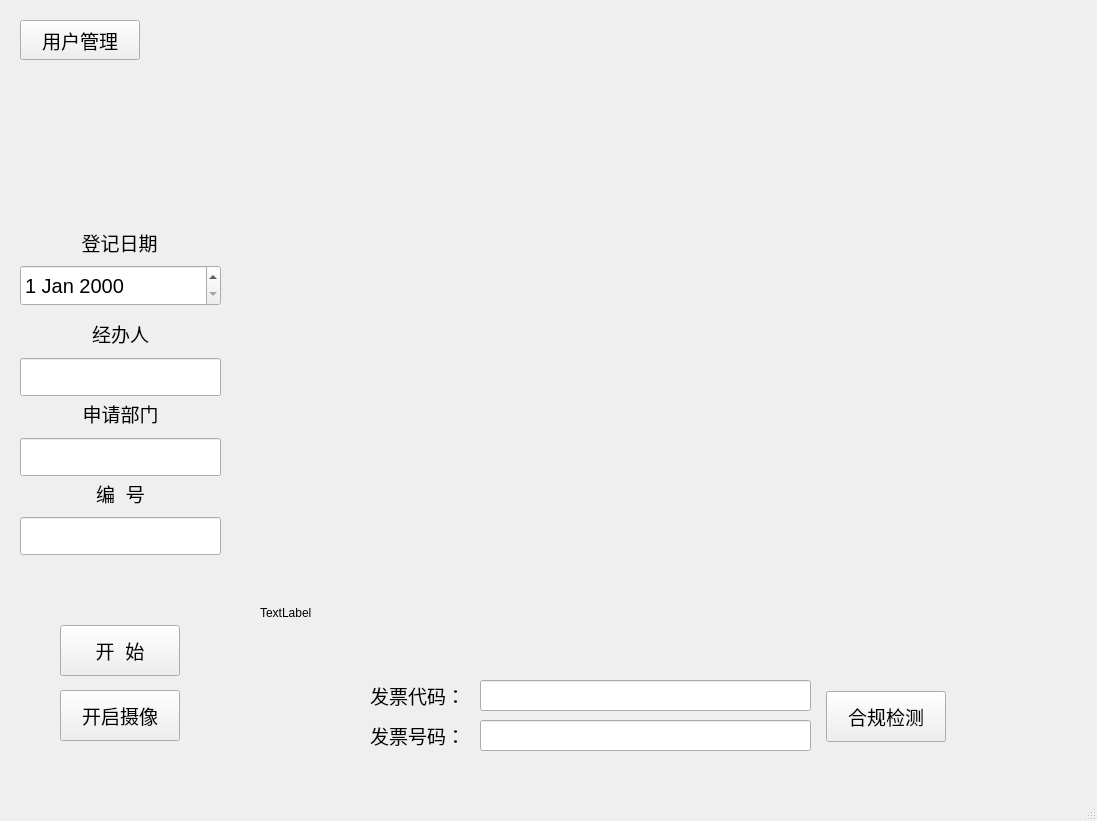
<?xml version="1.0" encoding="UTF-8"?>
<ui version="4.0">
 <class>MainWindow</class>
 <widget class="QMainWindow" name="MainWindow">
  <property name="geometry">
   <rect>
    <x>0</x>
    <y>0</y>
    <width>1097</width>
    <height>821</height>
   </rect>
  </property>
  <property name="windowTitle">
   <string>发票合规管理系统</string>
  </property>
  <property name="windowIcon">
   <iconset resource="icon.qrc">
    <normaloff>:/image/icon.png</normaloff>:/image/icon.png</iconset>
  </property>
  <widget class="QWidget" name="centralwidget">
   <widget class="QPushButton" name="Button_manage">
    <property name="geometry">
     <rect>
      <x>20</x>
      <y>20</y>
      <width>120</width>
      <height>40</height>
     </rect>
    </property>
    <property name="font">
     <font>
      <pointsize>14</pointsize>
     </font>
    </property>
    <property name="text">
     <string>用户管理</string>
    </property>
   </widget>
   <widget class="QLabel" name="label_image">
    <property name="geometry">
     <rect>
      <x>260</x>
      <y>20</y>
      <width>800</width>
      <height>600</height>
     </rect>
    </property>
    <property name="font">
     <font>
      <pointsize>20</pointsize>
      <weight>75</weight>
      <bold>true</bold>
     </font>
    </property>
    <property name="autoFillBackground">
     <bool>true</bool>
    </property>
    <property name="text">
     <string/>
    </property>
    <property name="alignment">
     <set>Qt::AlignBottom|Qt::AlignLeading|Qt::AlignLeft</set>
    </property>
   </widget>
   <widget class="QWidget" name="verticalLayoutWidget">
    <property name="geometry">
     <rect>
      <x>20</x>
      <y>395</y>
      <width>201</width>
      <height>81</height>
     </rect>
    </property>
    <property name="font">
     <font>
      <pointsize>14</pointsize>
     </font>
    </property>
    <layout class="QVBoxLayout" name="verticalLayout">
     <item>
      <widget class="QLabel" name="label_department">
       <property name="font">
        <font>
         <pointsize>14</pointsize>
        </font>
       </property>
       <property name="text">
        <string>申请部门</string>
       </property>
       <property name="alignment">
        <set>Qt::AlignCenter</set>
       </property>
      </widget>
     </item>
     <item>
      <widget class="QLineEdit" name="lineEdit_department">
       <property name="minimumSize">
        <size>
         <width>0</width>
         <height>38</height>
        </size>
       </property>
       <property name="font">
        <font>
         <pointsize>14</pointsize>
        </font>
       </property>
      </widget>
     </item>
    </layout>
   </widget>
   <widget class="QPushButton" name="Button_start">
    <property name="geometry">
     <rect>
      <x>60</x>
      <y>625</y>
      <width>120</width>
      <height>51</height>
     </rect>
    </property>
    <property name="font">
     <font>
      <pointsize>14</pointsize>
     </font>
    </property>
    <property name="text">
     <string>开  始</string>
    </property>
   </widget>
   <widget class="QLabel" name="label_invoicecode">
    <property name="geometry">
     <rect>
      <x>370</x>
      <y>680</y>
      <width>101</width>
      <height>31</height>
     </rect>
    </property>
    <property name="font">
     <font>
      <pointsize>14</pointsize>
     </font>
    </property>
    <property name="text">
     <string>发票代码：</string>
    </property>
   </widget>
   <widget class="QLabel" name="label_invoiceno">
    <property name="geometry">
     <rect>
      <x>370</x>
      <y>720</y>
      <width>101</width>
      <height>31</height>
     </rect>
    </property>
    <property name="font">
     <font>
      <pointsize>14</pointsize>
     </font>
    </property>
    <property name="text">
     <string>发票号码：</string>
    </property>
   </widget>
   <widget class="QWidget" name="verticalLayoutWidget_2">
    <property name="geometry">
     <rect>
      <x>20</x>
      <y>475</y>
      <width>201</width>
      <height>80</height>
     </rect>
    </property>
    <property name="font">
     <font>
      <pointsize>14</pointsize>
     </font>
    </property>
    <layout class="QVBoxLayout" name="verticalLayout_2">
     <item>
      <widget class="QLabel" name="label_serialnumber">
       <property name="font">
        <font>
         <pointsize>14</pointsize>
        </font>
       </property>
       <property name="text">
        <string>编  号</string>
       </property>
       <property name="alignment">
        <set>Qt::AlignCenter</set>
       </property>
      </widget>
     </item>
     <item>
      <widget class="QLineEdit" name="lineEdit_serialnumber">
       <property name="minimumSize">
        <size>
         <width>0</width>
         <height>38</height>
        </size>
       </property>
       <property name="font">
        <font>
         <pointsize>14</pointsize>
        </font>
       </property>
      </widget>
     </item>
    </layout>
   </widget>
   <widget class="QWidget" name="verticalLayoutWidget_3">
    <property name="geometry">
     <rect>
      <x>20</x>
      <y>315</y>
      <width>201</width>
      <height>81</height>
     </rect>
    </property>
    <layout class="QVBoxLayout" name="verticalLayout_3">
     <item>
      <widget class="QLabel" name="label_username">
       <property name="font">
        <font>
         <pointsize>14</pointsize>
        </font>
       </property>
       <property name="text">
        <string>经办人</string>
       </property>
       <property name="alignment">
        <set>Qt::AlignCenter</set>
       </property>
      </widget>
     </item>
     <item>
      <widget class="QLineEdit" name="lineEdit_manage">
       <property name="minimumSize">
        <size>
         <width>0</width>
         <height>38</height>
        </size>
       </property>
       <property name="font">
        <font>
         <pointsize>14</pointsize>
        </font>
       </property>
      </widget>
     </item>
    </layout>
   </widget>
   <widget class="QDateEdit" name="dateEdit">
    <property name="geometry">
     <rect>
      <x>20</x>
      <y>265</y>
      <width>201</width>
      <height>41</height>
     </rect>
    </property>
    <property name="font">
     <font>
      <pointsize>15</pointsize>
     </font>
    </property>
    <property name="calendarPopup">
     <bool>false</bool>
    </property>
   </widget>
   <widget class="QLabel" name="label_date">
    <property name="geometry">
     <rect>
      <x>20</x>
      <y>225</y>
      <width>199</width>
      <height>34</height>
     </rect>
    </property>
    <property name="font">
     <font>
      <pointsize>14</pointsize>
     </font>
    </property>
    <property name="text">
     <string>登记日期</string>
    </property>
    <property name="alignment">
     <set>Qt::AlignCenter</set>
    </property>
   </widget>
   <widget class="QLineEdit" name="lineEdit_coderesult">
    <property name="geometry">
     <rect>
      <x>480</x>
      <y>680</y>
      <width>331</width>
      <height>31</height>
     </rect>
    </property>
    <property name="font">
     <font>
      <pointsize>14</pointsize>
     </font>
    </property>
   </widget>
   <widget class="QLineEdit" name="lineEdit_noresult">
    <property name="geometry">
     <rect>
      <x>480</x>
      <y>720</y>
      <width>331</width>
      <height>31</height>
     </rect>
    </property>
    <property name="font">
     <font>
      <pointsize>14</pointsize>
     </font>
    </property>
   </widget>
   <widget class="QPushButton" name="Button_check">
    <property name="geometry">
     <rect>
      <x>826</x>
      <y>691</y>
      <width>120</width>
      <height>51</height>
     </rect>
    </property>
    <property name="font">
     <font>
      <pointsize>14</pointsize>
     </font>
    </property>
    <property name="text">
     <string>合规检测</string>
    </property>
   </widget>
   <widget class="QLabel" name="label_hint">
    <property name="geometry">
     <rect>
      <x>20</x>
      <y>570</y>
      <width>200</width>
      <height>31</height>
     </rect>
    </property>
    <property name="font">
     <font>
      <pointsize>14</pointsize>
     </font>
    </property>
    <property name="styleSheet">
     <string notr="true">color: rgb(255, 0, 0);</string>
    </property>
    <property name="text">
     <string/>
    </property>
    <property name="alignment">
     <set>Qt::AlignCenter</set>
    </property>
   </widget>
   <widget class="QLabel" name="label_result">
    <property name="geometry">
     <rect>
      <x>480</x>
      <y>760</y>
      <width>331</width>
      <height>31</height>
     </rect>
    </property>
    <property name="font">
     <font>
      <pointsize>17</pointsize>
     </font>
    </property>
    <property name="text">
     <string/>
    </property>
    <property name="alignment">
     <set>Qt::AlignCenter</set>
    </property>
   </widget>
   <widget class="QLabel" name="label_no_0">
    <property name="geometry">
     <rect>
      <x>546</x>
      <y>630</y>
      <width>41</width>
      <height>31</height>
     </rect>
    </property>
    <property name="font">
     <font>
      <pointsize>17</pointsize>
     </font>
    </property>
    <property name="text">
     <string/>
    </property>
    <property name="alignment">
     <set>Qt::AlignCenter</set>
    </property>
   </widget>
   <widget class="QLabel" name="label_no">
    <property name="geometry">
     <rect>
      <x>603</x>
      <y>629</y>
      <width>81</width>
      <height>31</height>
     </rect>
    </property>
    <property name="font">
     <font>
      <family>微软雅黑</family>
      <pointsize>17</pointsize>
      <weight>75</weight>
      <bold>true</bold>
     </font>
    </property>
    <property name="text">
     <string/>
    </property>
    <property name="alignment">
     <set>Qt::AlignCenter</set>
    </property>
   </widget>
   <widget class="QLabel" name="label_no_1">
    <property name="geometry">
     <rect>
      <x>700</x>
      <y>630</y>
      <width>41</width>
      <height>31</height>
     </rect>
    </property>
    <property name="font">
     <font>
      <pointsize>17</pointsize>
     </font>
    </property>
    <property name="text">
     <string/>
    </property>
    <property name="alignment">
     <set>Qt::AlignCenter</set>
    </property>
   </widget>
   <widget class="QLabel" name="label_camera_alert">
    <property name="geometry">
     <rect>
      <x>260</x>
      <y>559</y>
      <width>801</width>
      <height>61</height>
     </rect>
    </property>
    <property name="text">
     <string>TextLabel</string>
    </property>
    <property name="alignment">
     <set>Qt::AlignBottom|Qt::AlignLeading|Qt::AlignLeft</set>
    </property>
   </widget>
   <widget class="QPushButton" name="Button_continue">
    <property name="geometry">
     <rect>
      <x>60</x>
      <y>690</y>
      <width>120</width>
      <height>51</height>
     </rect>
    </property>
    <property name="font">
     <font>
      <pointsize>14</pointsize>
     </font>
    </property>
    <property name="text">
     <string>开启摄像</string>
    </property>
   </widget>
  </widget>
  <widget class="QStatusBar" name="statusbar"/>
 </widget>
 <resources>
  <include location="icon.qrc"/>
 </resources>
 <connections/>
</ui>
